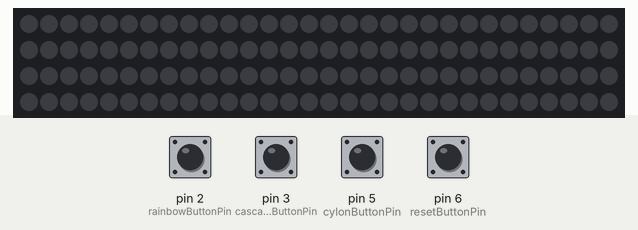
Simulated run of this sketch. Board: Arduino Uno, built with avr-gcc and run on an emulated ATmega328P. On the bench: 120 RGB LEDs in strip order, left to right, continuing on the next row. Inputs (shaded band) come from the test bench; at power-on: pin 2 (rainbowButtonPin), pin 3 (cascadeButtonPin), pin 5 (cylonButtonPin), pin 6 (resetButtonPin) LOW. Dim RGB values are drawn brighter than linear.

Above: at 1.2 s.
1.3 s: pin 3 (cascadeButtonPin) pulled HIGH for 0.15 s
3.1 s: pin 2 (rainbowButtonPin) pulled HIGH for 0.15 s
At 3.4 s:
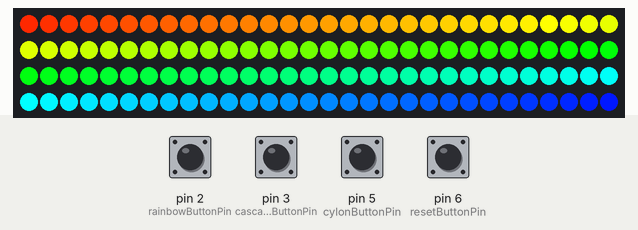
4.7 s: pin 5 (cylonButtonPin) pulled HIGH for 0.15 s
At 4.87 s:
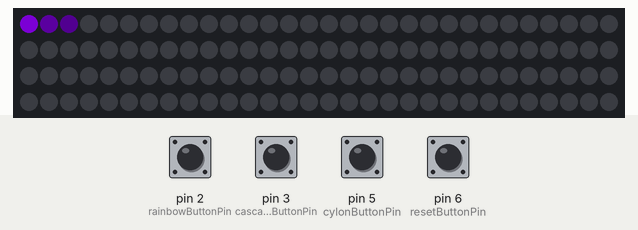
7.0 s: pin 3 (cascadeButtonPin) pulled HIGH for 1 s
10.3 s: pin 5 (cylonButtonPin) pulled HIGH for 1 s
14.0 s: pin 2 (rainbowButtonPin) pulled HIGH for 1 s
At 15.4 s:
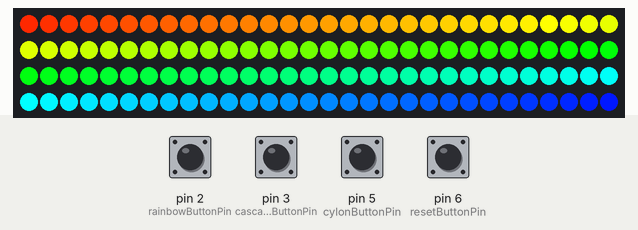

Measured:
- after the input at 3.1 s, the LEDs: change at once (image 1)
- after the input at 4.7 s, the LEDs: change after 0.05 s (image 2)
- after the input at 14.0 s, the LEDs: change after 0.09 s (image 3)

The sketch:

Modified_WS2812_Breakout_Example.ino
```cpp
#include <Adafruit_NeoPixel.h>

/* SparkFun WS2812 Breakout Board Example
 SparkFun Electronics
 date: July 25, 2013
 license: GNU GENERAL PUBLIC LICENSE

 Requires the Adafruit NeoPixel library. It's awesome, go get it.
 https://github.com/adafruit/Adafruit_NeoPixel

 This simple example code runs three sets of animations on a group of WS2812
 breakout boards. The more boards you link up, the better these animations
 will look.

 For help linking WS2812 breakouts, checkout our hookup guide:
 https://learn.sparkfun.com/tutorials/ws2812-breakout-hookup-guide

 Before uploading the code, make sure you adjust the two defines at the
 top of this sketch: PIN and LED_COUNT. Pin should be the Arduino pin
 you've got connected to the first pixel's DIN pin. By default it's
 set to Arduino pin 4. LED_COUNT should be the number of breakout boards
 you have linked up.

 Buttons Update: Bellow are addictional code for using the WS2812 with
 Momentary Buttons.

 Note: There is a test within each light loop which will break the loop if
 another button is activiated.

 */
#include <Adafruit_NeoPixel.h>
#include "WS2812_Definitions.h"

#define PIN 4
#define LED_COUNT 120

// Create an instance of the Adafruit_NeoPixel class called "leds".
// That'll be what we refer to from here on...
Adafruit_NeoPixel leds = Adafruit_NeoPixel(LED_COUNT, PIN, NEO_GRB + NEO_KHZ800);

//initialize the reset
void(* resetFunc) (void) = 0;

//Setup Buttons for different Light Shows:
const int rainbowButtonPin = 2;     // the number of the pushbutton pin
const int cascadeButtonPin = 3;
const int cylonButtonPin = 5;
const int resetButtonPin = 6;

int rainbowButtonState = 0;
int cyclonButtonState = 0;
int cascadeButtonState = 0;
int resetButtonState = 0;
void setup()
{
  leds.begin();  // Call this to start up the LED strip.
  clearLEDs();   // This function, defined below, turns all LEDs off...
  leds.show();   // ...but the LEDs don't actually update until you call this.
  pinMode(rainbowButtonPin, INPUT);
  pinMode(cylonButtonPin, INPUT);
  pinMode(cascadeButtonPin, INPUT);
  pinMode(resetButtonPin, INPUT);
}

void loop()
{
  //Read the states of each button
  rainbowButtonState = digitalRead(rainbowButtonPin);
  cyclonButtonState = digitalRead(cylonButtonPin);
  cascadeButtonState = digitalRead(cascadeButtonPin);
  resetButtonState = digitalRead(resetButtonPin);

  //Start the Light Show Depending on the button

    if (rainbowButtonState == HIGH){
    // Ride the Rainbow Road
    for (int i=0; i<LED_COUNT*10; i++)
    {
      if ( digitalRead(cylonButtonPin) != LOW || digitalRead(cascadeButtonPin) != LOW || digitalRead(resetButtonPin) != LOW){
       break;
      }
      //Software Based Interrupt Based on Another Light Show Button Being Pressed
      rainbow(5);
      delay(100);  // Delay between rainbow slides
    }
  }

  if (cyclonButtonState == HIGH){
    // Indigo cylon
    // Do a cylon (larson scanner) cycle 10 times

      // cylon function: first param is color, second is time (in ms) between cycles
      cylon(INDIGO, 500);  // Indigo cylon eye!
  }

  if (cascadeButtonState == HIGH){
      // A light shower of spring green rain
      // This will run the cascade from top->bottom 20 times
     for (int i=0; i<20; i++)
     {
      // First parameter is the color, second is direction, third is ms between falls
      cascade(MEDIUMSPRINGGREEN, TOP_DOWN, 100);
    }
  }

    if (resetButtonState == HIGH){
      resetFunc();
    }
}

// Implements a little larson "cylon" sanner.
// This'll run one full cycle, down one way and back the other
void cylon(unsigned long color, byte wait)
{
  // weight determines how much lighter the outer "eye" colors are
  const byte weight = 4;
  // It'll be easier to decrement each of these colors individually
  // so we'll split them out of the 24-bit color value
  byte red = (color & 0xFF0000) >> 16;
  byte green = (color & 0x00FF00) >> 8;
  byte blue = (color & 0x0000FF);

  // Start at closest LED, and move to the outside
  for (int i=0; i<=LED_COUNT-1; i++)
  {
    if ( digitalRead(rainbowButtonPin) != LOW || digitalRead(cascadeButtonPin) != LOW || digitalRead(resetButtonPin) != LOW){
        break;
      }
    clearLEDs();
    leds.setPixelColor(i, red, green, blue);  // Set the bright middle eye
    // Now set two eyes to each side to get progressively dimmer
    for (int j=1; j<3; j++)
    {
      if (i-j >= 0)
        leds.setPixelColor(i-j, red/(weight*j), green/(weight*j), blue/(weight*j));
      if (i-j <= LED_COUNT)
        leds.setPixelColor(i+j, red/(weight*j), green/(weight*j), blue/(weight*j));
    }
    leds.show();  // Turn the LEDs on
    delay(wait);  // Delay for visibility
  }

  // Now we go back to where we came. Do the same thing.
  for (int i=LED_COUNT-2; i>=1; i--)
  {
     if ( digitalRead(rainbowButtonPin) != LOW ||  digitalRead(cascadeButtonPin) != LOW || digitalRead(resetButtonPin) != LOW){
        break;
      }
    clearLEDs();
    leds.setPixelColor(i, red, green, blue);
    for (int j=1; j<3; j++)
    {
      if (i-j >= 0)
        leds.setPixelColor(i-j, red/(weight*j), green/(weight*j), blue/(weight*j));
      if (i-j <= LED_COUNT)
        leds.setPixelColor(i+j, red/(weight*j), green/(weight*j), blue/(weight*j));
    }

    leds.show();
    delay(wait);
  }
}

// Cascades a single direction. One time.
void cascade(unsigned long color, byte direction, byte wait)
{
  if (direction == TOP_DOWN)
  {
    for (int i=0; i<LED_COUNT; i++)
    {
      if ( digitalRead(rainbowButtonPin) != LOW ||  digitalRead(cylonButtonPin) != LOW || digitalRead(resetButtonPin) != LOW){
        break;
     }
      clearLEDs();  // Turn off all LEDs
      leds.setPixelColor(i, color);  // Set just this one
      leds.show();
      delay(wait);
    }
  }
  else
  {
    for (int i=LED_COUNT-1; i>=0; i--)
    {
      if ( digitalRead(rainbowButtonPin) != LOW ||  digitalRead(cylonButtonPin) != LOW || digitalRead(resetButtonPin) != LOW){
        break;
     }
      clearLEDs();
      leds.setPixelColor(i, color);
      leds.show();
      delay(wait);
    }
  }
}

// Sets all LEDs to off, but DOES NOT update the display;
// call leds.show() to actually turn them off after this.
void clearLEDs()
{
  for (int i=0; i<LED_COUNT; i++)
  {
    leds.setPixelColor(i, 0);
  }
}

// Prints a rainbow on the ENTIRE LED strip.
//  The rainbow begins at a specified position.
// ROY G BIV!
void rainbow(byte startPosition)
{
  // Need to scale our rainbow. We want a variety of colors, even if there
  // are just 10 or so pixels.
  int rainbowScale = 192 / LED_COUNT;

  // Next we setup each pixel with the right color
  for (int i=0; i<LED_COUNT; i++)
  {
    // There are 192 total colors we can get out of the rainbowOrder function.
    // It'll return a color between red->orange->green->...->violet for 0-191.
    leds.setPixelColor(i, rainbowOrder((rainbowScale * (i + startPosition)) % 192));
  }
  // Finally, actually turn the LEDs on:
  leds.show();
}

// Input a value 0 to 191 to get a color value.
// The colors are a transition red->yellow->green->aqua->blue->fuchsia->red...
//  Adapted from Wheel function in the Adafruit_NeoPixel library example sketch
uint32_t rainbowOrder(byte position)
{
  // 6 total zones of color change:
  if (position < 31)  // Red -> Yellow (Red = FF, blue = 0, green goes 00-FF)
  {
    return leds.Color(0xFF, position * 8, 0);
  }
  else if (position < 63)  // Yellow -> Green (Green = FF, blue = 0, red goes FF->00)
  {
    position -= 31;
    return leds.Color(0xFF - position * 8, 0xFF, 0);
  }
  else if (position < 95)  // Green->Aqua (Green = FF, red = 0, blue goes 00->FF)
  {
    position -= 63;
    return leds.Color(0, 0xFF, position * 8);
  }
  else if (position < 127)  // Aqua->Blue (Blue = FF, red = 0, green goes FF->00)
  {
    position -= 95;
    return leds.Color(0, 0xFF - position * 8, 0xFF);
  }
  else if (position < 159)  // Blue->Fuchsia (Blue = FF, green = 0, red goes 00->FF)
  {
    position -= 127;
    return leds.Color(position * 8, 0, 0xFF);
  }
  else  //160 <position< 191   Fuchsia->Red (Red = FF, green = 0, blue goes FF->00)
  {
    position -= 159;
    return leds.Color(0xFF, 0x00, 0xFF - position * 8);
  }
}
```

WS2812_Definitions.h
```cpp
/*
  Bunches of definitions for the WS2812 Breakout Board example code

*/

// These are for the cascade function
#define TOP_DOWN 0
#define DOWN_TOP 1

/* A world of colors to set your LED to
  Standard HTML Color Codes sorted by Hex Value
    to see the colors in action, check out:
   http://www.w3schools.com/html/html_colorvalues.asp */

#define BLACK			0x000000
#define NAVY			0x000080
#define DARKBLUE		0x00008B
#define MEDIUMBLUE		0x0000CD
#define BLUE			0x0000FF
#define DARKGREEN		0x006400
#define GREEN			0x008000
#define TEAL			0x008080
#define DARKCYAN		0x008B8B
#define DEEPSKYBLUE		0x00BFFF
#define DARKTURQUOISE		0x00CED1
#define MEDIUMSPRINGGREEN	0x00FA9A
#define LIME			0x00FF00
#define SPRINGGREEN		0x00FF7F
#define AQUA			0x00FFFF
#define CYAN			0x00FFFF
#define MIDNIGHTBLUE		0x191970
#define DODGERBLUE		0x1E90FF
#define LIGHTSEAGREEN		0x20B2AA
#define FORESTGREEN		0x228B22
#define SEAGREEN		0x2E8B57
#define DARKSLATEGRAY		0x2F4F4F
#define LIMEGREEN		0x32CD32
#define MEDIUMSEAGREEN		0x3CB371
#define TURQUOISE		0x40E0D0
#define ROYALBLUE		0x4169E1
#define STEELBLUE		0x4682B4
#define DARKSLATEBLUE		0x483D8B
#define MEDIUMTURQUOISE		0x48D1CC
#define INDIGO 			0x4B0082
#define DARKOLIVEGREEN		0x556B2F
#define CADETBLUE		0x5F9EA0
#define CORNFLOWERBLUE		0x6495ED
#define MEDIUMAQUAMARINE	0x66CDAA
#define DIMGRAY			0x696969
#define SLATEBLUE		0x6A5ACD
#define OLIVEDRAB		0x6B8E23
#define SLATEGRAY		0x708090
#define LIGHTSLATEGRAY		0x778899
#define MEDIUMSLATEBLUE		0x7B68EE
#define LAWNGREEN		0x7CFC00
#define CHARTREUSE		0x7FFF00
#define AQUAMARINE		0x7FFFD4
#define MAROON			0x800000
#define PURPLE			0x800080
#define OLIVE			0x808000
#define GRAY			0x808080
#define SKYBLUE			0x87CEEB
#define LIGHTSKYBLUE		0x87CEFA
#define BLUEVIOLET		0x8A2BE2
#define DARKRED			0x8B0000
#define DARKMAGENTA		0x8B008B
#define SADDLEBROWN		0x8B4513
#define DARKSEAGREEN		0x8FBC8F
#define LIGHTGREEN		0x90EE90
#define MEDIUMPURPLE		0x9370DB
#define DARKVIOLET		0x9400D3
#define PALEGREEN		0x98FB98
#define DARKORCHID		0x9932CC
#define YELLOWGREEN		0x9ACD32
#define SIENNA			0xA0522D
#define BROWN			0xA52A2A
#define DARKGRAY		0xA9A9A9
#define LIGHTBLUE		0xADD8E6
#define GREENYELLOW		0xADFF2F
#define PALETURQUOISE	        0xAFEEEE
#define LIGHTSTEELBLUE		0xB0C4DE
#define POWDERBLUE		0xB0E0E6
#define FIREBRICK		0xB22222
#define DARKGOLDENROD		0xB8860B
#define MEDIUMORCHID		0xBA55D3
#define ROSYBROWN		0xBC8F8F
#define DARKKHAKI		0xBDB76B
#define SILVER			0xC0C0C0
#define MEDIUMVIOLETRED	        0xC71585
#define INDIANRED 		0xCD5C5C
#define PERU			0xCD853F
#define CHOCOLATE		0xD2691E
#define TAN			0xD2B48C
#define LIGHTGRAY		0xD3D3D3
#define THISTLE			0xD8BFD8
#define ORCHID			0xDA70D6
#define GOLDENROD		0xDAA520
#define PALEVIOLETRED		0xDB7093
#define CRIMSON			0xDC143C
#define GAINSBORO		0xDCDCDC
#define PLUM			0xDDA0DD
#define BURLYWOOD		0xDEB887
#define LIGHTCYAN		0xE0FFFF
#define LAVENDER		0xE6E6FA
#define DARKSALMON		0xE9967A
#define VIOLET			0xEE82EE
#define PALEGOLDENROD		0xEEE8AA
#define LIGHTCORAL		0xF08080
#define KHAKI			0xF0E68C
#define ALICEBLUE		0xF0F8FF
#define HONEYDEW		0xF0FFF0
#define AZURE			0xF0FFFF
#define SANDYBROWN		0xF4A460
#define WHEAT			0xF5DEB3
#define BEIGE			0xF5F5DC
#define WHITESMOKE		0xF5F5F5
#define MINTCREAM		0xF5FFFA
#define GHOSTWHITE		0xF8F8FF
#define SALMON			0xFA8072
#define ANTIQUEWHITE		0xFAEBD7
#define LINEN			0xFAF0E6
#define LIGHTGOLDENRODYELLOW	0xFAFAD2
#define OLDLACE			0xFDF5E6
#define RED			0xFF0000
#define FUCHSIA			0xFF00FF
#define MAGENTA			0xFF00FF
#define DEEPPINK		0xFF1493
#define ORANGERED		0xFF4500
#define TOMATO			0xFF6347
#define HOTPINK			0xFF69B4
#define CORAL			0xFF7F50
#define DARKORANGE		0xFF8C00
#define LIGHTSALMON		0xFFA07A
#define ORANGE			0xFFA500
#define LIGHTPINK		0xFFB6C1
#define PINK			0xFFC0CB
#define GOLD			0xFFD700
#define PEACHPUFF		0xFFDAB9
#define NAVAJOWHITE		0xFFDEAD
#define MOCCASIN		0xFFE4B5
#define BISQUE			0xFFE4C4
#define MISTYROSE		0xFFE4E1
#define BLANCHEDALMOND		0xFFEBCD
#define PAPAYAWHIP		0xFFEFD5
#define LAVENDERBLUSH		0xFFF0F5
#define SEASHELL		0xFFF5EE
#define CORNSILK		0xFFF8DC
#define LEMONCHIFFON		0xFFFACD
#define FLORALWHITE		0xFFFAF0
#define SNOW			0xFFFAFA
#define YELLOW			0xFFFF00
#define LIGHTYELLOW		0xFFFFE0
#define IVORY			0xFFFFF0
#define WHITE			0xFFFFFF
```
